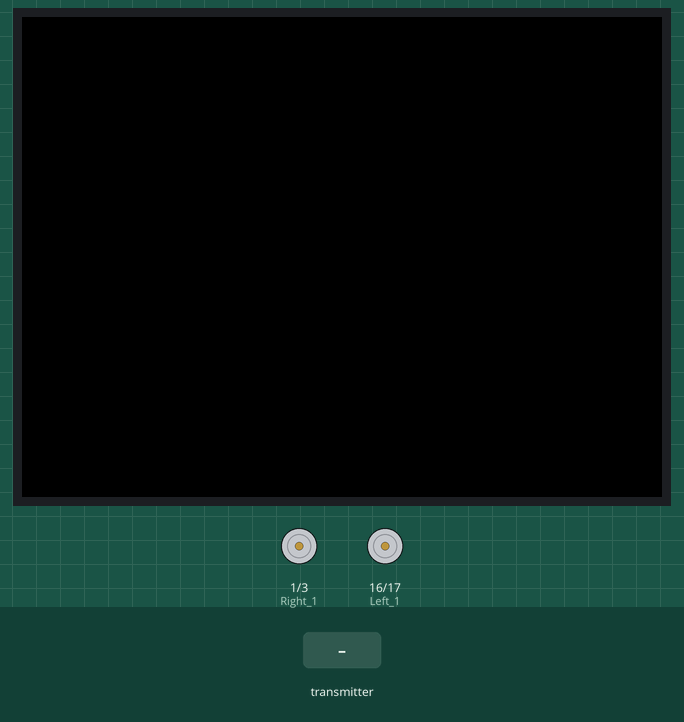
Bench run of a program on a simulated ESP32. Parts: 320×240 colour display, motor-driver pin pairs drawn as motors (green arrow = first pin HIGH = forward, orange = second pin HIGH = backward, longer = more drive). Inputs (shaded band) come from the test bench.

Above: at 1.8 s.
1.9 s: the transmitter starts sending x = 0
At 2.3 s:
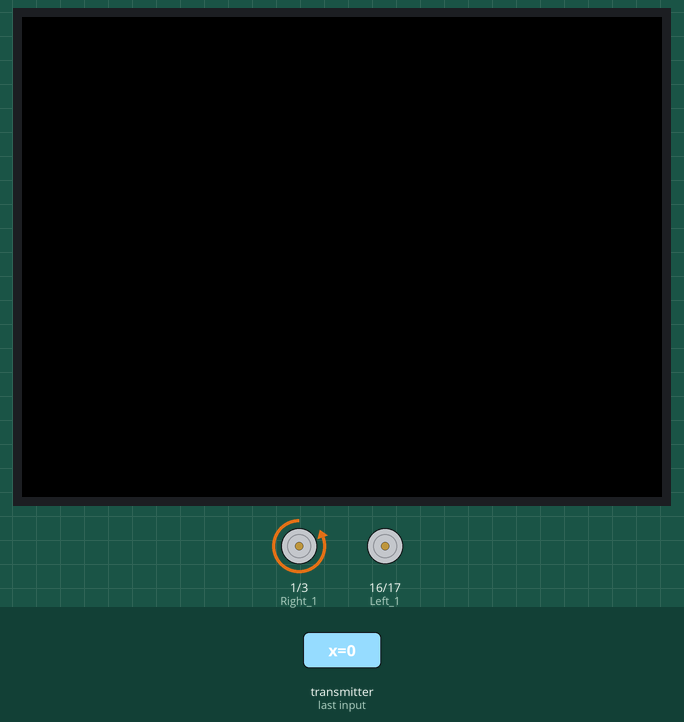
3.4 s: the transmitter starts sending y = 1024
At 4.6 s:
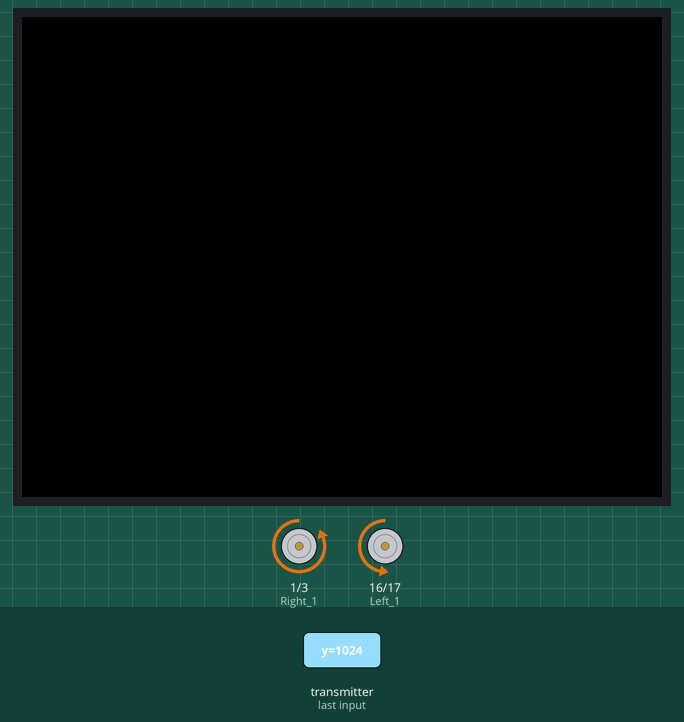
4.9 s: the transmitter starts sending x = 2048
At 5.7 s:
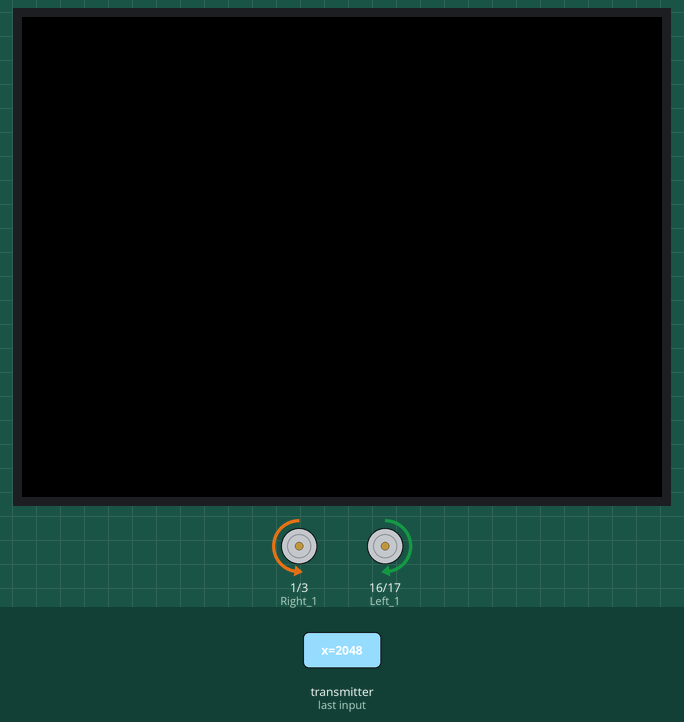
6.4 s: the transmitter starts sending y = 0
At 6.9 s:
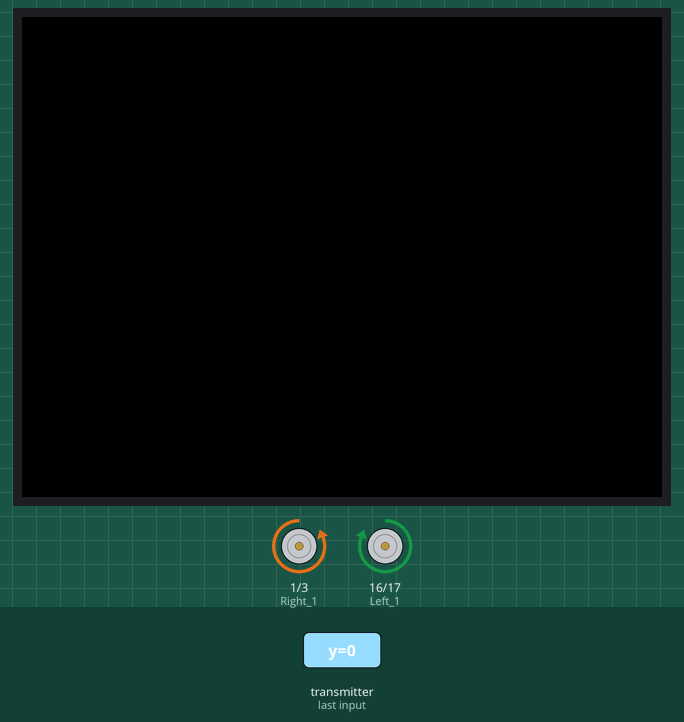
7.9 s: the transmitter starts sending x = 1024
At 9.1 s:
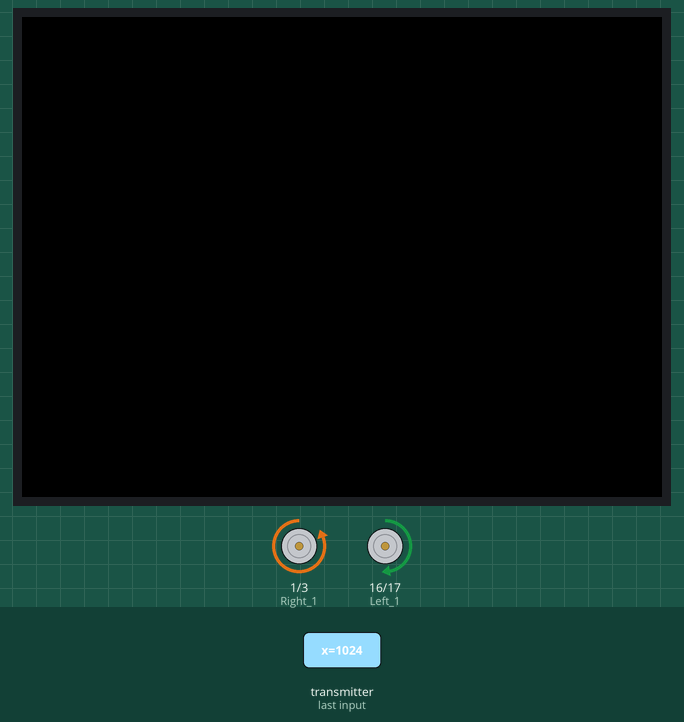
9.4 s: the transmitter starts sending y = 2048
At 10.4 s:
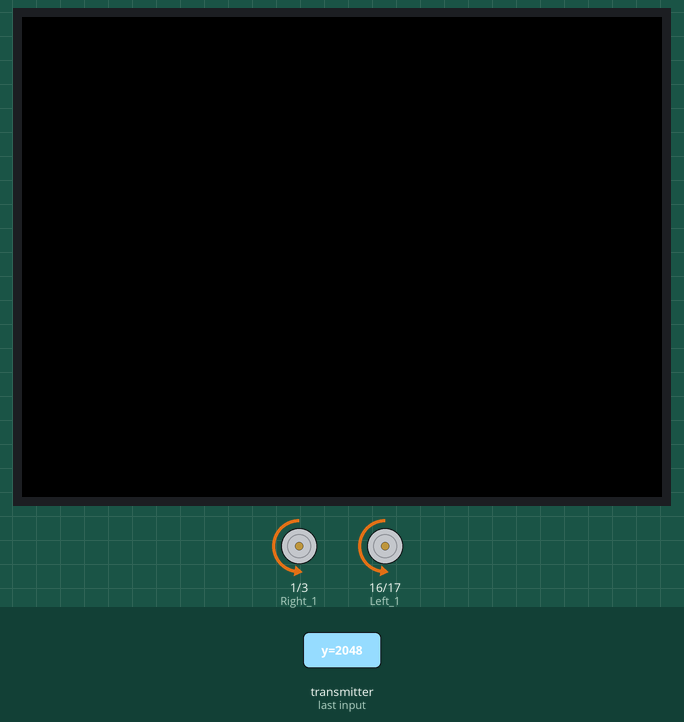
Timing chart, 0 to 11.9 s (numbered marks = the images above; inputs shaded):
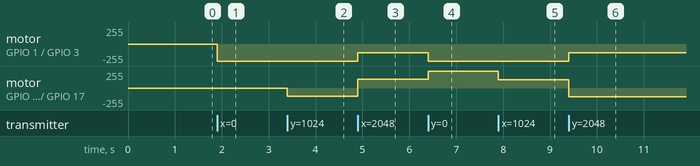

The program:

main.cpp
```cpp
#include <Arduino.h>
#include <M5Stack.h>
#include <esp_now.h>
#include <WiFi.h>
#include <esp_wifi.h>

#define Right_1  1  //#define　プリプロセス命令
#define Right_2  3
#define Left_1  16
#define Left_2  17

//ジョイスティックデータ
typedef struct {
  int x;
  int y;
  uint8_t button;
} joystick_data;

joystick_data joyData;

//入力値vの絶対値がデッドゾーンの値dzより小さいかを判断している。
//もし小さければ、値0を返し、そうでなければ入力値を返す。
static inline int Deadzone(int v, int dz){
  if (abs(v) < dz) return 0;
  return v;
}

//モーター設定を目的とした関数
void setMotor(int Right, int Left){
  //constrain関数は数値を特定の範囲内に収めるために使用する。
  //constrain関数　constrain(数値、最小値、最大値);
  Right = constrain(Right, -255, 255);
  Left = constrain(Left, -255, 255);

  //右モーター
  //ledcWrite(チャンネル、)
  if (Right >= 0){
    ledcWrite(0, Right);
    ledcWrite(1, 0);
  }else {
    ledcWrite(0, 0);
    ledcWrite(1, -Right);
  }

  //左モーター
  if (Left >= 0){
    ledcWrite(2, 0);
    ledcWrite(3, Left);
  }else {
    ledcWrite(2, -Left);
    ledcWrite(3, 0);
  }
}

//OnDataRecv関数がESP-NOWでデータ受信
void OnDataRecv(const uint8_t *mac_addr, const uint8_t *data, int data_len) {
  memcpy(&joyData, data, sizeof(joyData));

  //map関数を用いて0から4095相当から-255から255相当へ
  int xSpeed = map(joyData.x, 0, 4095, -255, 255);
  int ySpeed = map(joyData.y, 0, 4095, -255, 255);

  //デッドゾーンの範囲指定
  xSpeed = Deadzone(xSpeed, 20);
  ySpeed = Deadzone(ySpeed, 20);

  int rightMotor = ySpeed + xSpeed;
  int leftMotor = ySpeed - xSpeed;

  rightMotor = constrain(rightMotor, -255, 255);
  leftMotor = constrain(leftMotor, -255, 255);

  setMotor(rightMotor, leftMotor);
}

void setup() {
  M5.begin();
  M5.Lcd.setTextSize(2.0);
  M5.Lcd.setTextColor(WHITE);

  Serial.begin(115200);

  //モータードライバー_PWM制御セットアップ
  pinMode(Right_1, OUTPUT);
  pinMode(Right_2, OUTPUT);
  pinMode(Left_1, OUTPUT);
  pinMode(Left_2, OUTPUT);

  ledcSetup(0, 1000, 8);
  ledcSetup(1, 1000, 8);
  ledcSetup(2, 1000, 8);
  ledcSetup(3, 1000, 8);

  //チャンネルピン指定
  ledcAttachPin(Right_1, 0);
  ledcAttachPin(Right_2, 1);
  ledcAttachPin(Left_1, 2);
  ledcAttachPin(Left_2, 3);

  //ESP-NOWを初期化処理
  WiFi.mode(WIFI_STA);
  esp_wifi_set_channel(0, WIFI_SECOND_CHAN_NONE);

  if(esp_now_init() != ESP_OK){
    Serial.println("Error initializing ESP-NOW");
    M5.Lcd.setTextSize(2.0);
    M5.Lcd.setTextColor(WHITE);
    M5.Lcd.setCursor(0,0);
    M5.Lcd.print("Error initializing ESP-NOW");
    return;
  }
  esp_now_register_recv_cb(OnDataRecv);

  delay(500);
}

void loop() {

}
```

Measured:
- after the input at 1.9 s, motor on GPIO 1 (Right_1) / GPIO 3 (Right_2): stopped → backward 255/255 at once
- after the input at 3.4 s, motor on GPIO 16 (Left_1) / GPIO 17 (Left_2): stopped → backward 127/255 at once
- after the input at 4.9 s, motor on GPIO 1 (Right_1) / GPIO 3 (Right_2): backward 255/255 → backward 128/255 at once; motor on GPIO 16 (Left_1) / GPIO 17 (Left_2): backward 127/255 → forward 128/255 at once
- after the input at 6.4 s, motor on GPIO 1 (Right_1) / GPIO 3 (Right_2): backward 128/255 → backward 255/255 at once; motor on GPIO 16 (Left_1) / GPIO 17 (Left_2): forward 128/255 → forward 255/255 at once
- after the input at 7.9 s, motor on GPIO 16 (Left_1) / GPIO 17 (Left_2): forward 255/255 → forward 127/255 at once
- after the input at 9.4 s, motor on GPIO 1 (Right_1) / GPIO 3 (Right_2): backward 255/255 → backward 128/255 at once; motor on GPIO 16 (Left_1) / GPIO 17 (Left_2): forward 127/255 → backward 128/255 at once
